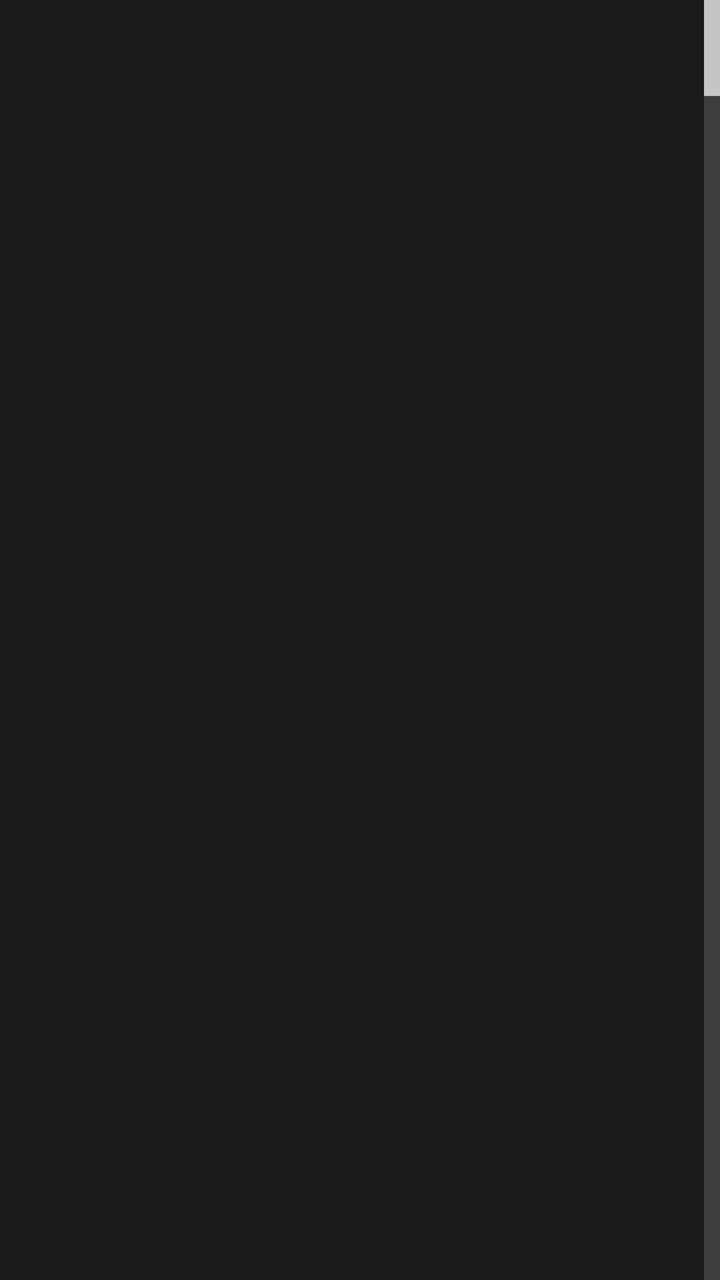
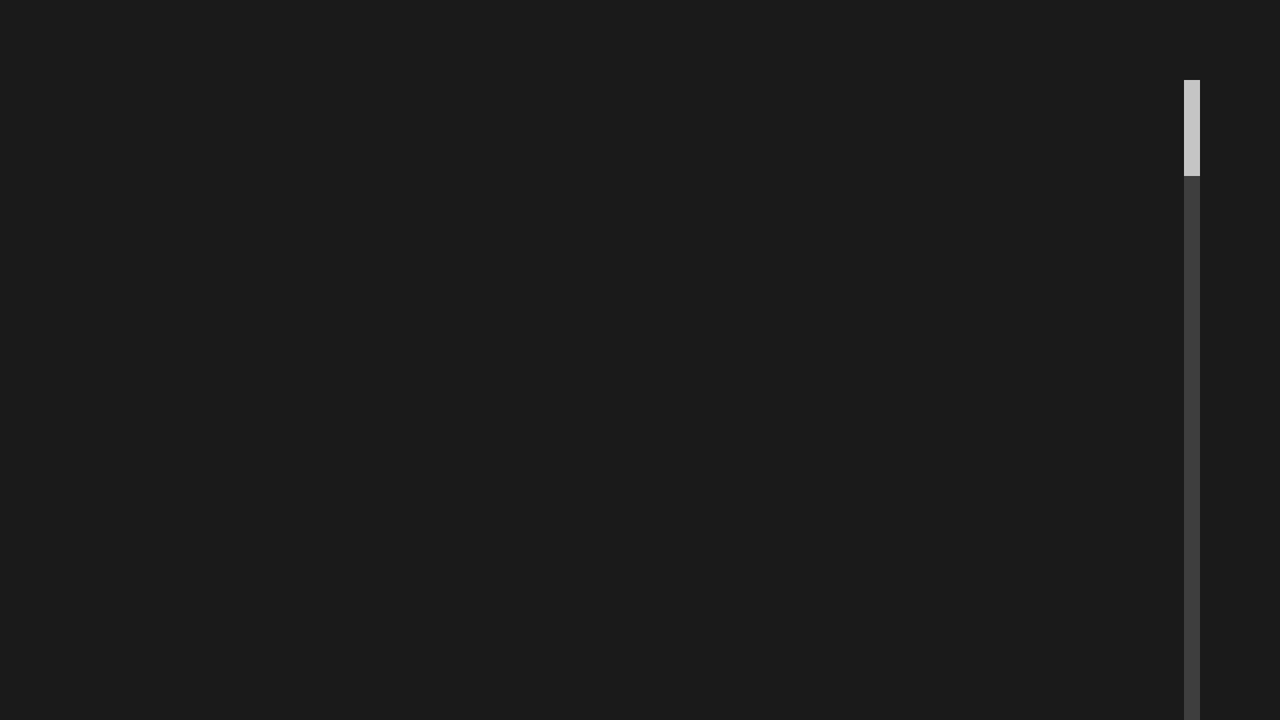

One screen, two layout resources from the same app: the default and the repository's alternative for another configuration. Each is rendered where Android would select it; the XML of both is given below.
<!-- AndroidManifest.xml: application theme AppTheme -->
<!-- res/layout/songs.xml -->
<?xml version="1.0" encoding="utf-8"?>
<FrameLayout xmlns:android="http://schemas.android.com/apk/res/android"
    android:layout_width="match_parent"
    android:layout_height="match_parent">

    <include layout="@layout/browse" />

</FrameLayout>
<!-- res/layout/browse.xml (included above) -->
<?xml version="1.0" encoding="utf-8"?>
<LinearLayout android:id="@+id/browse_root"
    xmlns:android="http://schemas.android.com/apk/res/android"
    android:layout_width="match_parent"
    android:layout_height="match_parent"
    android:orientation="vertical">

    <include
        layout="@layout/toolbar"
        android:visibility="gone" />

    <FrameLayout
        android:id="@+id/browse_root_frame"
        android:layout_width="match_parent"
        android:layout_height="0dip"
        android:layout_weight="1">

        <ListView
            android:id="@+id/list"
            android:layout_width="match_parent"
            android:layout_height="match_parent"
            android:fastScrollAlwaysVisible="true"
            android:fastScrollEnabled="true"
            android:scrollbarStyle="insideInset" />

        <RelativeLayout
            android:id="@+id/loadingLayout"
            android:layout_width="match_parent"
            android:layout_height="match_parent"
            android:visibility="gone">

            <ProgressBar
                android:id="@+id/progressBar"
                style="?android:attr/progressBarStyleLarge"
                android:layout_width="wrap_content"
                android:layout_height="wrap_content"
                android:layout_centerInParent="true" />

            <TextView
                android:id="@+id/loadingText"
                android:layout_width="wrap_content"
                android:layout_height="wrap_content"
                android:layout_below="@id/progressBar"
                android:layout_centerHorizontal="true"
                android:layout_marginTop="5dip"
                android:text="@string/loading" />
        </RelativeLayout>

        <ScrollView
            android:id="@+id/noResultLayout"
            android:layout_width="match_parent"
            android:layout_height="match_parent"
            android:orientation="horizontal"
            android:visibility="gone">

            <TextView
                android:layout_width="wrap_content"
                android:layout_height="wrap_content"
                android:layout_gravity="center"
                android:text="@string/no_result" />
        </ScrollView>

    </FrameLayout>
</LinearLayout>
<!-- res/layout/toolbar.xml (included above) -->
<?xml version="1.0" encoding="utf-8"?>
<android.support.v7.widget.Toolbar android:id="@+id/toolbar"
    xmlns:android="http://schemas.android.com/apk/res/android"
    xmlns:app="http://schemas.android.com/apk/res-auto"
    android:layout_width="match_parent"
    android:layout_height="wrap_content"
    android:background="?attr/colorPrimary"
    android:minHeight="?attr/actionBarSize"
    app:popupTheme="?attr/toolbarPopupTheme"
    app:theme="@style/ThemeOverlay.AppCompat.Dark.ActionBar" />
<!-- resources referenced by this layout -->
<resources>
  <string name="loading">Loading…</string>
  <string name="no_result">No results</string>
  <!-- from res/values-v21/ -->
  <style name="AppThemeBase" parent="Theme.AppCompat">
          <item name="android:colorPrimary">@color/nowplaying_background</item>
          <item name="android:colorAccent">@android:color/white</item>
          <item name="android:windowContentTransitions">true</item>
          <item name="android:windowAllowEnterTransitionOverlap">true</item>
          <item name="android:windowAllowReturnTransitionOverlap">true</item>
          <item name="streamsFabBottomMargin">80dp</item>
          <item name="libraryPagerBottomMargin">0dp</item>
      </style>
  <color name="nowplaying_background">#ff1a1a1a</color>
  <!-- from res/values-v21/ -->
  <style name="ActionBar.Dark" parent="@style/ActionBar">
          <item name="android:elevation">0dp</item>
          <item name="elevation">0dp</item>
      </style>
  <color name="list_item_horizontal_separator">#33FFFFFF</color>
  <color name="nowplaying_primary_text">#ffffffff</color>
  <color name="card_primary_text">#ffffffff</color>
  <color name="card_background_color">#292929</color>
  <color name="nowplaying_slider_background_color">#ff1a1a1a</color>
  <color name="list_item_secondary_text_color">#8affffff</color>
  <!-- drawable nowplaying_songinfo_background_dark (drawable) -->
  <?xml version="1.0" encoding="utf-8"?>
  <selector xmlns:android="http://schemas.android.com/apk/res/android">
  
      <item android:state_pressed="true">
          <color android:color="@android:color/black" />
      </item>
      <item android:state_enabled="true" android:state_focused="true">
          <color android:color="@android:color/black" />
      </item>
      <item>
          <color android:color="@color/nowplaying_background" />
      </item>
  
  </selector>
  <style name="ActionBar" parent="Widget.AppCompat.ActionBar" />
</resources>
<!-- res/layout-land/songs.xml (the repository's variant of the layout above) -->
<!-- drawn on the phone turned sideways -->
<?xml version="1.0" encoding="utf-8"?>
<FrameLayout xmlns:android="http://schemas.android.com/apk/res/android"
    xmlns:app="http://schemas.android.com/apk/res-auto"
    android:layout_width="match_parent"
    android:layout_height="match_parent">

    <View
        android:layout_width="match_parent"
        android:layout_height="140dip"
        android:background="?attr/colorPrimary" />

    <android.support.v7.widget.Toolbar
        android:id="@+id/toolbar"
        android:layout_width="match_parent"
        android:layout_height="wrap_content"
        android:background="@android:color/transparent"
        android:minHeight="?attr/actionBarSize"
        app:popupTheme="@style/ThemeOverlay.AppCompat.Light"
        app:theme="@style/ThemeOverlay.AppCompat.Dark.ActionBar"
        android:ellipsize="marquee"
        android:scrollHorizontally="true"
        android:maxLines="1" />

    <include
        layout="@layout/browse"
        android:layout_width="match_parent"
        android:layout_height="match_parent"
        android:layout_marginLeft="40dip"
        android:layout_marginRight="40dip"
        android:layout_marginTop="40dip" />

</FrameLayout>
